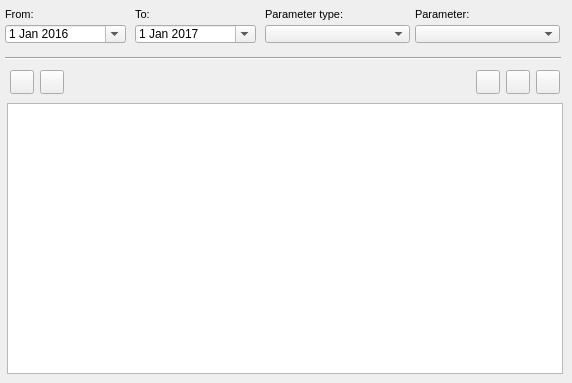
    <widget class="QWidget" name="page_event">
     <attribute name="title">
      <string>O&amp;&amp;M</string>
     </attribute>
     <widget class="QComboBox" name="event_id">
      <property name="geometry">
       <rect>
        <x>415</x>
        <y>25</y>
        <width>145</width>
        <height>18</height>
       </rect>
      </property>
     </widget>
     <widget class="QLabel" name="label_data_event_to">
      <property name="geometry">
       <rect>
        <x>135</x>
        <y>3</y>
        <width>31</width>
        <height>22</height>
       </rect>
      </property>
      <property name="font">
       <font>
        <pointsize>8</pointsize>
       </font>
      </property>
      <property name="frameShape">
       <enum>QFrame::NoFrame</enum>
      </property>
      <property name="frameShadow">
       <enum>QFrame::Raised</enum>
      </property>
      <property name="text">
       <string>To:</string>
      </property>
      <property name="textFormat">
       <enum>Qt::AutoText</enum>
      </property>
      <property name="scaledContents">
       <bool>false</bool>
      </property>
      <property name="margin">
       <number>3</number>
      </property>
     </widget>
     <widget class="QTableView" name="tbl_event_connec">
      <property name="geometry">
       <rect>
        <x>7</x>
        <y>103</y>
        <width>556</width>
        <height>271</height>
       </rect>
      </property>
      <property name="sortingEnabled">
       <bool>true</bool>
      </property>
     </widget>
     <widget class="QLabel" name="label_event_parameter_type">
      <property name="geometry">
       <rect>
        <x>265</x>
        <y>3</y>
        <width>93</width>
        <height>22</height>
       </rect>
      </property>
      <property name="font">
       <font>
        <pointsize>8</pointsize>
       </font>
      </property>
      <property name="layoutDirection">
       <enum>Qt::LeftToRight</enum>
      </property>
      <property name="frameShape">
       <enum>QFrame::NoFrame</enum>
      </property>
      <property name="frameShadow">
       <enum>QFrame::Raised</enum>
      </property>
      <property name="text">
       <string>Parameter type:</string>
      </property>
      <property name="textFormat">
       <enum>Qt::AutoText</enum>
      </property>
      <property name="scaledContents">
       <bool>false</bool>
      </property>
      <property name="margin">
       <number>3</number>
      </property>
     </widget>
     <widget class="QLabel" name="label_event_parameter">
      <property name="geometry">
       <rect>
        <x>415</x>
        <y>3</y>
        <width>91</width>
        <height>22</height>
       </rect>
      </property>
      <property name="font">
       <font>
        <pointsize>8</pointsize>
       </font>
      </property>
      <property name="frameShape">
       <enum>QFrame::NoFrame</enum>
      </property>
      <property name="frameShadow">
       <enum>QFrame::Raised</enum>
      </property>
      <property name="text">
       <string>Parameter:</string>
      </property>
      <property name="textFormat">
       <enum>Qt::AutoText</enum>
      </property>
      <property name="scaledContents">
       <bool>false</bool>
      </property>
      <property name="margin">
       <number>3</number>
      </property>
     </widget>
     <widget class="QDateEdit" name="date_event_from">
      <property name="geometry">
       <rect>
        <x>5</x>
        <y>25</y>
        <width>121</width>
        <height>18</height>
       </rect>
      </property>
      <property name="date">
       <date>
        <year>2016</year>
        <month>1</month>
        <day>1</day>
       </date>
      </property>
      <property name="calendarPopup">
       <bool>true</bool>
      </property>
     </widget>
     <widget class="Line" name="line_7">
      <property name="geometry">
       <rect>
        <x>5</x>
        <y>50</y>
        <width>556</width>
        <height>16</height>
       </rect>
      </property>
      <property name="orientation">
       <enum>Qt::Horizontal</enum>
      </property>
     </widget>
     <widget class="QDateEdit" name="date_event_to">
      <property name="geometry">
       <rect>
        <x>135</x>
        <y>25</y>
        <width>121</width>
        <height>18</height>
       </rect>
      </property>
      <property name="date">
       <date>
        <year>2017</year>
        <month>1</month>
        <day>1</day>
       </date>
      </property>
      <property name="calendarPopup">
       <bool>true</bool>
      </property>
     </widget>
     <widget class="QComboBox" name="event_type">
      <property name="geometry">
       <rect>
        <x>265</x>
        <y>25</y>
        <width>145</width>
        <height>18</height>
       </rect>
      </property>
     </widget>
     <widget class="QLabel" name="label_data_event_from">
      <property name="geometry">
       <rect>
        <x>5</x>
        <y>3</y>
        <width>90</width>
        <height>22</height>
       </rect>
      </property>
      <property name="font">
       <font>
        <pointsize>8</pointsize>
       </font>
      </property>
      <property name="frameShape">
       <enum>QFrame::NoFrame</enum>
      </property>
      <property name="frameShadow">
       <enum>QFrame::Plain</enum>
      </property>
      <property name="text">
       <string>From:</string>
      </property>
      <property name="textFormat">
       <enum>Qt::AutoText</enum>
      </property>
      <property name="scaledContents">
       <bool>false</bool>
      </property>
      <property name="alignment">
       <set>Qt::AlignLeading|Qt::AlignLeft|Qt::AlignVCenter</set>
      </property>
      <property name="margin">
       <number>3</number>
      </property>
     </widget>
     <widget class="QPushButton" name="btn_open_visit_doc">
      <property name="geometry">
       <rect>
        <x>506</x>
        <y>70</y>
        <width>24</width>
        <height>24</height>
       </rect>
      </property>
      <property name="toolTip">
       <string>&lt;html&gt;&lt;head/&gt;&lt;body&gt;&lt;p&gt;Open document&lt;/p&gt;&lt;/body&gt;&lt;/html&gt;</string>
      </property>
      <property name="text">
       <string/>
      </property>
      <property name="icon">
       <iconset>
        <normaloff>../icons/170b.png</normaloff>../icons/170b.png</iconset>
      </property>
      <property name="iconSize">
       <size>
        <width>22</width>
        <height>22</height>
       </size>
      </property>
     </widget>
     <widget class="QPushButton" name="btn_open_gallery">
      <property name="geometry">
       <rect>
        <x>476</x>
        <y>70</y>
        <width>24</width>
        <height>24</height>
       </rect>
      </property>
      <property name="toolTip">
       <string>&lt;html&gt;&lt;head/&gt;&lt;body&gt;&lt;p&gt;Open Gallery&lt;/p&gt;&lt;/body&gt;&lt;/html&gt;</string>
      </property>
      <property name="text">
       <string/>
      </property>
      <property name="icon">
       <iconset>
        <normaloff>../icons/136b.png</normaloff>../icons/136b.png</iconset>
      </property>
      <property name="iconSize">
       <size>
        <width>22</width>
        <height>22</height>
       </size>
      </property>
     </widget>
     <widget class="QPushButton" name="btn_open_visit_event">
      <property name="geometry">
       <rect>
        <x>536</x>
        <y>70</y>
        <width>24</width>
        <height>24</height>
       </rect>
      </property>
      <property name="toolTip">
       <string>&lt;html&gt;&lt;head/&gt;&lt;body&gt;&lt;p&gt;Event data&lt;/p&gt;&lt;/body&gt;&lt;/html&gt;</string>
      </property>
      <property name="text">
       <string/>
      </property>
      <property name="icon">
       <iconset>
        <normaloff>../icons/134b.png</normaloff>../icons/134b.png</iconset>
      </property>
      <property name="iconSize">
       <size>
        <width>22</width>
        <height>22</height>
       </size>
      </property>
     </widget>
     <widget class="QPushButton" name="btn_open_visit">
      <property name="geometry">
       <rect>
        <x>10</x>
        <y>70</y>
        <width>24</width>
        <height>24</height>
       </rect>
      </property>
      <property name="toolTip">
       <string>Visit manager</string>
      </property>
      <property name="text">
       <string/>
      </property>
      <property name="icon">
       <iconset>
        <normaloff>../icons/65b.png</normaloff>../icons/65b.png</iconset>
      </property>
      <property name="iconSize">
       <size>
        <width>22</width>
        <height>22</height>
       </size>
      </property>
     </widget>
     <widget class="QPushButton" name="btn_new_visit">
      <property name="geometry">
       <rect>
        <x>40</x>
        <y>70</y>
        <width>24</width>
        <height>24</height>
       </rect>
      </property>
      <property name="toolTip">
       <string>Add visit</string>
      </property>
      <property name="text">
       <string/>
      </property>
      <property name="icon">
       <iconset>
        <normaloff>../icons/64b.png</normaloff>../icons/64b.png</iconset>
      </property>
      <property name="iconSize">
       <size>
        <width>22</width>
        <height>22</height>
       </size>
      </property>
     </widget>
    </widget>
